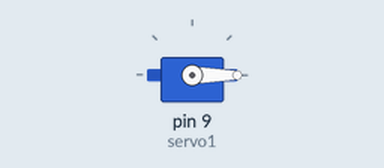
Recording of a sketch running on a simulated Arduino Uno, built with avr-gcc and run on an emulated ATmega328P. Parts: servo.

Above: at 0.05 s.
At 1.5 s:
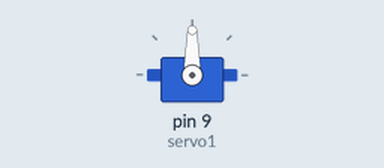
At 3.0 s:
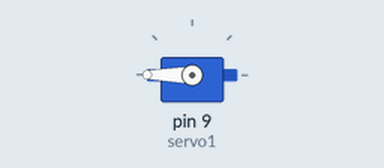
Timing chart, 0 to 6.9 s (numbered marks = the images above):
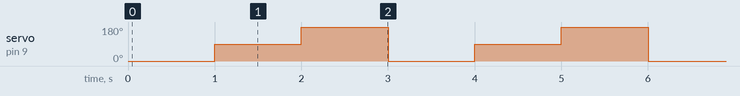

The sketch:

servo_control.ino
```cpp
/*
  Servo Control - A simple program that moves a servo motor to 0°, 90°, and 180° positions.

  Code Summary:
  - Initialises a servo on pin 9
  - Moves servo to 0°, waits 1 second
  - Moves servo to 90°, waits 1 second
  - Moves servo to 180°, waits 1 second
*/

#include <Servo.h>  // Servo library; contains functions to control servo motors

Servo servo1;  // create a servo object

void setup() {
  servo1.attach(9);  // attach the servo obj to pin 9
}

void loop() {
  servo1.write(0);  // move the servo to 0 degrees (position 1)
  delay(1000);  // wait 1s
  servo1.write(90);  // move to 90 degrees (position 2)
  delay(1000);
  servo1.write(180);  // move to 180 degrees (position 3)
  delay(1000);
}
```

Measured:
- by itself, servo on pin 9 (servo1): repeats every 3.0 s: 180° 1.0 s, 0° 1.0 s, 90° 1.0 s
